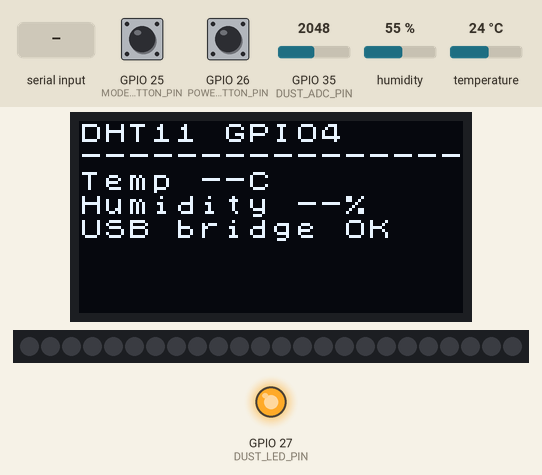
This sketch was run on a simulated ESP32. Shown: 128×64 one-colour display, 24 RGB LEDs in strip order, left to right, output pins drawn as LEDs (lit = HIGH). The test bench sets the inputs (shaded band); at power-on: GPIO 25 (MODE_BUTTON_PIN) HIGH, GPIO 26 (POWER_BUTTON_PIN) HIGH, GPIO 35 (DUST_ADC_PIN) = 2048, humidity 55 %, temperature 24 °C. Dim RGB values are drawn brighter than linear; what the sketch prints to the serial monitor is not drawn.

Above: at 1.8 s.
1.9 s: GPIO 25 (MODE_BUTTON_PIN) pulled LOW for 0.15 s
At 2.21 s:
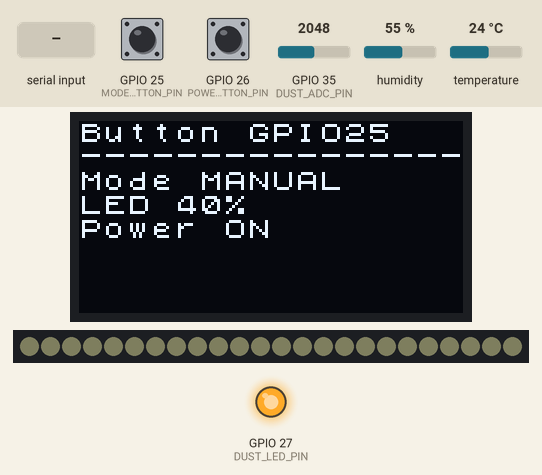
2.6 s: "CMD,POWER,\n" received over Serial
At 3.6 s:
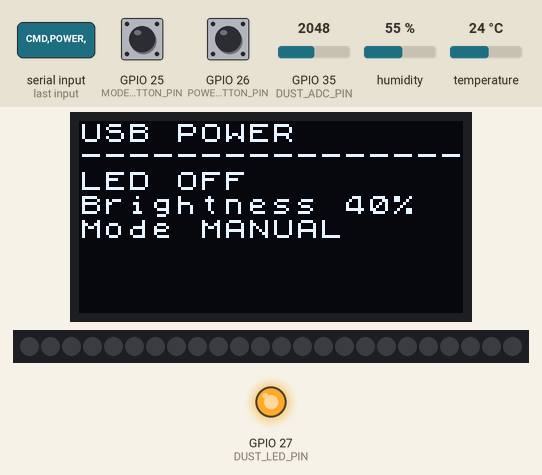
6.6 s: GPIO 26 (POWER_BUTTON_PIN) pulled LOW for 0.15 s
At 6.84 s:
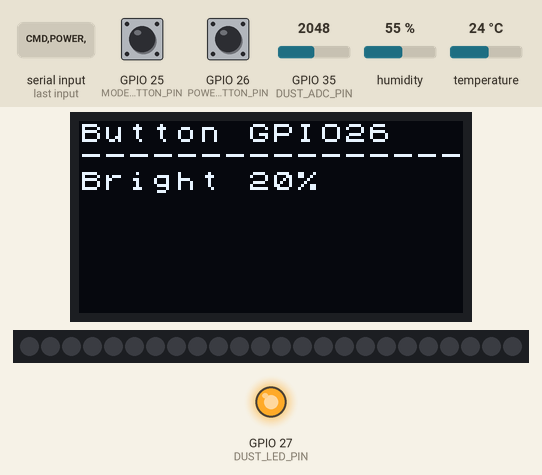
7.3 s: GPIO 25 (MODE_BUTTON_PIN) pulled LOW for 1 s
At 7.66 s:
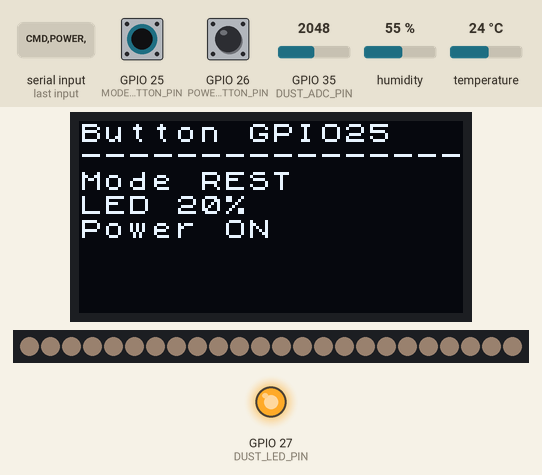
8.9 s: "DATA,\n" received over Serial
At 9.6 s:
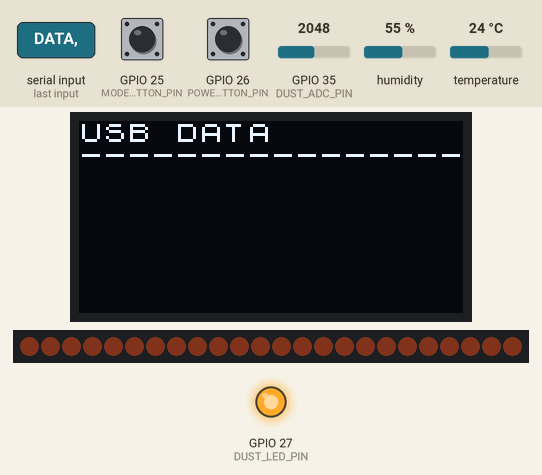
10.6 s: GPIO 25 (MODE_BUTTON_PIN) pulled LOW for 0.15 s
At 13.0 s:
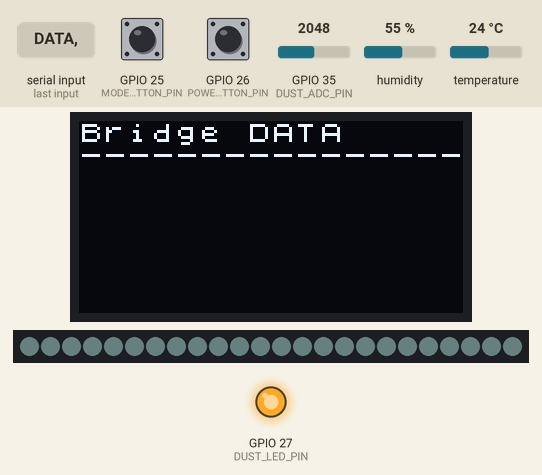

Measured:
- after the input at 1.9 s, the display: first differs from a run without the input after 0.13 s (image 1)
- after the input at 2.6 s, the display: changes after 0.06 s (image 2)
- after the input at 6.6 s, the display: changes after 0.09 s (image 3)
- after the input at 7.3 s, the display: first changes after 0.10 s (image 4 shows a later state)
- after the input at 8.9 s, the display: first changes after 0.06 s (image 5 shows a later state)
- after the input at 10.6 s, the display: first changes after 0.30 s (image 6 shows a later state)
- what the display in image 2 shows lasts 1.2 s, from 2.7 s to 3.9 s

The sketch:

smart_led_usb_serial.ino
```cpp
#include <Wire.h>
#include <U8x8lib.h>
#include <DHT.h>
#include <Adafruit_NeoPixel.h>

#define OLED_SDA_PIN 21
#define OLED_SCL_PIN 22
#define DHT_PIN 4
#define DHT_TYPE DHT11
#define WS2812_PIN 18
#define WS2812_COUNT 24
#define POWER_BUTTON_PIN 26
#define MODE_BUTTON_PIN 25
#define DUST_ADC_PIN 35
#define DUST_LED_PIN 27
#define SERIAL_BAUD 9600
#define OLED_COLS 16
#define DISPLAY_LINE_COUNT 4
#define SENSOR_INTERVAL_MS 2000
#define DUST_INTERVAL_MS 1000
#define OLED_INTERVAL_MS 1200
#define DEBUG_INTERVAL_MS 1000
#define BUTTON_DEBOUNCE_MS 45
#define LED_FADE_STEP_MS 18
#define LED_FADE_STEPS 45
#define BREATH_PERIOD_MS 3200
#define BREATH_MIN_PERCENT 18
#define MODE_COUNT 4
#define BRIGHTNESS_STEP_COUNT 6
#define DUST_CLEAN_AIR_VOLTAGE 0.6
#define DUST_UG_PER_M3_PER_VOLT 200.0

DHT dht(DHT_PIN, DHT_TYPE);
U8X8_SH1106_128X64_NONAME_HW_I2C oled(U8X8_PIN_NONE);
Adafruit_NeoPixel strip(WS2812_COUNT, WS2812_PIN, NEO_GRB + NEO_KHZ800);

String displayLines[DISPLAY_LINE_COUNT] = {
  "USB Serial ready",
  "ESP32 + OLED",
  "DHT11 on GPIO4",
  "LED on GPIO18"
};
const char *modes[MODE_COUNT] = {"AUTO", "MANUAL", "REST", "STUDY"};
const int brightnessSteps[BRIGHTNESS_STEP_COUNT] = {0, 20, 40, 60, 80, 100};

bool ledPower = true;
int ledBrightness = 40;
int modeIndex = 0;
int manualRed = 255;
int manualGreen = 245;
int manualBlue = 220;
int currentRed = 0;
int currentGreen = 0;
int currentBlue = 0;
int targetRed = 200;
int targetGreen = 255;
int targetBlue = 220;
int fadeStartRed = 0;
int fadeStartGreen = 0;
int fadeStartBlue = 0;
unsigned long fadeStartMs = 0;
bool fadeActive = false;
float temperature = NAN;
float humidity = NAN;
int dustRaw = 0;
float dustPinVoltage = 0;
float dustSensorVoltage = 0;
int dustUg = 0;
unsigned long lastSensorRead = 0;
unsigned long lastDustRead = 0;
unsigned long lastOledUpdate = 0;
unsigned long lastDebugPrint = 0;
int oledPage = 0;
bool lastPowerButtonReading = HIGH;
bool stablePowerButtonState = HIGH;
unsigned long lastPowerButtonChange = 0;
bool lastModeButtonReading = HIGH;
bool stableModeButtonState = HIGH;
unsigned long lastModeButtonChange = 0;

void setup() {
  Serial.begin(SERIAL_BAUD);
  Wire.begin(OLED_SDA_PIN, OLED_SCL_PIN);

  oled.begin();
  oled.setFont(u8x8_font_chroma48medium8_r);
  oled.setPowerSave(0);
  oled.clearDisplay();
  drawPage("ESP32 USB LED", "GPIO18 WS2812", "GPIO4 DHT11", "21 SDA 22 SCL", "");

  dht.begin();
  pinMode(POWER_BUTTON_PIN, INPUT_PULLUP);
  pinMode(MODE_BUTTON_PIN, INPUT_PULLUP);
  pinMode(DUST_LED_PIN, OUTPUT);
  digitalWrite(DUST_LED_PIN, HIGH);
  analogSetPinAttenuation(DUST_ADC_PIN, ADC_11db);
  strip.begin();
  strip.clear();
  strip.show();
  applyLedOutput();

  Serial.println("READY,ESP32_USB_SERIAL");
}

void loop() {
  readSerialData();
  readButtons();
  updateLedFade();
  updateBreathingEffect();
  readSensors();
  updateOled();
  printDebug();
}

void readButtons() {
  if (wasButtonPressed(POWER_BUTTON_PIN, lastPowerButtonReading, stablePowerButtonState, lastPowerButtonChange)) {
    cycleHardwareBrightness();
    startLedFade();
    drawPage("Button GPIO26", "Bright " + String(ledBrightness) + "%", ledPower ? "LED active" : "LED off", "Mode " + String(modes[modeIndex]), "");
    lastOledUpdate = millis();
    Serial.print("ACK,BUTTON_BRIGHT,");
    Serial.println(ledBrightness);
  }

  if (wasButtonPressed(MODE_BUTTON_PIN, lastModeButtonReading, stableModeButtonState, lastModeButtonChange)) {
    setModeByIndex((modeIndex + 1) % MODE_COUNT);
    drawPage("Button GPIO25", "Mode " + String(modes[modeIndex]), "LED " + String(ledBrightness) + "%", ledPower ? "Power ON" : "Power OFF", "");
    lastOledUpdate = millis();
    Serial.print("ACK,BUTTON_MODE,");
    Serial.println(modes[modeIndex]);
  }
}

void cycleHardwareBrightness() {
  int currentBrightness = ledPower ? ledBrightness : 0;
  for (int index = 0; index < BRIGHTNESS_STEP_COUNT; index++) {
    if (currentBrightness < brightnessSteps[index]) {
      ledBrightness = brightnessSteps[index];
      ledPower = ledBrightness > 0;
      return;
    }
  }

  ledBrightness = 0;
  ledPower = false;
}

bool wasButtonPressed(uint8_t pin, bool &lastReading, bool &stableState, unsigned long &lastChange) {
  bool reading = digitalRead(pin);

  if (reading != lastReading) {
    lastChange = millis();
    lastReading = reading;
  }

  if ((millis() - lastChange) > BUTTON_DEBOUNCE_MS && reading != stableState) {
    stableState = reading;
    return stableState == LOW;
  }

  return false;
}

void setModeByIndex(int nextModeIndex) {
  modeIndex = (nextModeIndex + MODE_COUNT) % MODE_COUNT;
  startLedFade();
}

void readSerialData() {
  if (Serial.available() <= 0) {
    return;
  }

  String line = Serial.readStringUntil('\n');
  line.trim();

  if (line.startsWith("CMD,POWER,")) {
    handlePowerCommand(line.substring(10));
    return;
  }

  if (line.startsWith("CMD,BRIGHT,")) {
    handleBrightnessCommand(line.substring(11));
    return;
  }

  if (line.startsWith("CMD,MODE,")) {
    handleModeCommand(line.substring(9));
    return;
  }

  if (line.startsWith("CMD,COLOR,")) {
    handleColorCommand(line.substring(10));
    return;
  }

  if (line.startsWith("DATA,")) {
    handleDisplayData(line.substring(5));
    return;
  }

  if (line.startsWith("WEA,")) {
    handleWeatherData(line);
  }
}

void handlePowerCommand(String command) {
  command.trim();
  command.toUpperCase();
  ledPower = command == "ON" || command == "1" || command == "TRUE";
  startLedFade();
  drawPage("USB POWER", ledPower ? "LED ON" : "LED OFF", "Brightness " + String(ledBrightness) + "%", "Mode " + String(modes[modeIndex]), "");
  lastOledUpdate = millis();
  Serial.println(ledPower ? "ACK,POWER,ON" : "ACK,POWER,OFF");
}

void handleBrightnessCommand(String value) {
  ledBrightness = constrain(value.toInt(), 0, 100);
  ledPower = ledBrightness > 0;
  startLedFade();
  drawPage("USB BRIGHT", "LED " + String(ledBrightness) + "%", ledPower ? "Power ON" : "Power OFF", "Mode " + String(modes[modeIndex]), "");
  lastOledUpdate = millis();
  Serial.print("ACK,BRIGHT,");
  Serial.println(ledBrightness);
}

void handleModeCommand(String mode) {
  mode.trim();
  mode.toUpperCase();

  for (int index = 0; index < MODE_COUNT; index++) {
    if (mode == modes[index]) {
      setModeByIndex(index);
      drawPage("USB MODE", "Mode " + String(modes[modeIndex]), "LED " + String(ledBrightness) + "%", ledPower ? "Power ON" : "Power OFF", "");
      lastOledUpdate = millis();
      Serial.print("ACK,MODE,");
      Serial.println(modes[modeIndex]);
      return;
    }
  }

  Serial.println("ERR,MODE");
}

void handleColorCommand(String payload) {
  int firstComma = payload.indexOf(',');
  int secondComma = payload.indexOf(',', firstComma + 1);

  if (firstComma == -1 || secondComma == -1) {
    Serial.println("ERR,COLOR");
    return;
  }

  manualRed = constrain(payload.substring(0, firstComma).toInt(), 0, 255);
  manualGreen = constrain(payload.substring(firstComma + 1, secondComma).toInt(), 0, 255);
  manualBlue = constrain(payload.substring(secondComma + 1).toInt(), 0, 255);
  ledPower = ledBrightness > 0;
  setModeByIndex(1);
  drawPage("Manual Color", "R" + String(manualRed) + " G" + String(manualGreen), "B" + String(manualBlue), "Mode MANUAL", "");
  lastOledUpdate = millis();
  Serial.print("ACK,COLOR,");
  Serial.print(manualRed);
  Serial.print(",");
  Serial.print(manualGreen);
  Serial.print(",");
  Serial.println(manualBlue);
}

void handleDisplayData(String payload) {
  int start = 0;
  for (int row = 0; row < DISPLAY_LINE_COUNT; row++) {
    if (start > payload.length()) {
      displayLines[row] = "";
      continue;
    }

    int separator = payload.indexOf('|', start);
    if (separator == -1) {
      displayLines[row] = payload.substring(start);
      start = payload.length() + 1;
    } else {
      displayLines[row] = payload.substring(start, separator);
      start = separator + 1;
    }
    displayLines[row].trim();
  }

  drawPage("USB DATA", displayLines[0], displayLines[1], displayLines[2], displayLines[3]);
  lastOledUpdate = millis();
  Serial.println("ACK,DATA");
}

void handleWeatherData(String line) {
  int firstComma = line.indexOf(',');
  int secondComma = line.indexOf(',', firstComma + 1);
  int thirdComma = line.indexOf(',', secondComma + 1);

  if (firstComma == -1 || secondComma == -1 || thirdComma == -1) {
    Serial.println("ERR,WEA");
    return;
  }

  displayLines[0] = "Weather " + line.substring(firstComma + 1, secondComma);
  displayLines[1] = "Rain " + line.substring(secondComma + 1, thirdComma);
  displayLines[2] = "Wind " + line.substring(thirdComma + 1);
  drawPage("USB WEATHER", displayLines[0], displayLines[1], displayLines[2], displayLines[3]);
  lastOledUpdate = millis();
  Serial.println("ACK,WEA");
}

void readSensors() {
  if (millis() - lastSensorRead < SENSOR_INTERVAL_MS) {
    if (millis() - lastDustRead >= DUST_INTERVAL_MS) {
      lastDustRead = millis();
      readDustSensor();
    }
    return;
  }

  lastSensorRead = millis();
  float newHumidity = dht.readHumidity();
  float newTemperature = dht.readTemperature();

  if (!isnan(newHumidity) && !isnan(newTemperature)) {
    humidity = newHumidity;
    temperature = newTemperature;
  }

  if (millis() - lastDustRead >= DUST_INTERVAL_MS) {
    lastDustRead = millis();
    readDustSensor();
  }
}

void readDustSensor() {
  digitalWrite(DUST_LED_PIN, LOW);
  delayMicroseconds(280);
  dustRaw = analogRead(DUST_ADC_PIN);
  uint32_t pinMilliVolts = analogReadMilliVolts(DUST_ADC_PIN);
  delayMicroseconds(40);
  digitalWrite(DUST_LED_PIN, HIGH);
  delayMicroseconds(9680);

  dustPinVoltage = pinMilliVolts / 1000.0;
  dustSensorVoltage = dustPinVoltage;
  float density = (dustSensorVoltage - DUST_CLEAN_AIR_VOLTAGE) * DUST_UG_PER_M3_PER_VOLT;
  if (density < 0) {
    density = 0;
  }
  if (density > 500) {
    density = 500;
  }
  dustUg = (int)density;
}

void updateOled() {
  if (millis() - lastOledUpdate < OLED_INTERVAL_MS) {
    return;
  }

  lastOledUpdate = millis();
  oledPage = (oledPage + 1) % 4;

  if (oledPage == 0) {
    drawPage("ESP32 USB", "LED " + String(ledPower ? "ON " : "OFF ") + String(ledBrightness) + "%", "Mode " + String(modes[modeIndex]), "Serial 9600", "");
  } else if (oledPage == 1) {
    drawPage("DHT11 GPIO4", "Temp " + sensorValueText(temperature) + "C", "Humidity " + sensorValueText(humidity) + "%", "USB bridge OK", "");
  } else if (oledPage == 2) {
    drawPage("Dust GPIO35", "Raw " + String(dustRaw), "Vo " + String(dustSensorVoltage, 2) + "V", "Dust " + String(dustUg) + "ug", "");
  } else {
    drawPage("Bridge DATA", displayLines[0], displayLines[1], displayLines[2], displayLines[3]);
  }
}

void printDebug() {
  if (millis() - lastDebugPrint < DEBUG_INTERVAL_MS) {
    return;
  }

  lastDebugPrint = millis();
  Serial.print("DEBUG,TEMP=");
  printDebugFloat(temperature);
  Serial.print(",HUM=");
  printDebugFloat(humidity);
  Serial.print(",LED_POWER=");
  Serial.print(ledPower ? 1 : 0);
  Serial.print(",BRIGHT=");
  Serial.print(ledBrightness);
  Serial.print(",MODE=");
  Serial.print(modes[modeIndex]);
  Serial.print(",RGB=");
  Serial.print(manualRed);
  Serial.print("-");
  Serial.print(manualGreen);
  Serial.print("-");
  Serial.print(manualBlue);
  Serial.print(",DUST_RAW=");
  Serial.print(dustRaw);
  Serial.print(",DUST_V=");
  Serial.print(dustSensorVoltage, 2);
  Serial.print(",DUST_UG=");
  Serial.println(dustUg);
}

void printDebugFloat(float value) {
  if (isnan(value)) {
    Serial.print("null");
  } else {
    Serial.print(value, 1);
  }
}

void applyLedOutput() {
  applyLedOutputWithBrightness(ledBrightness);
}

void applyLedOutputWithBrightness(int brightnessPercent) {
  strip.setBrightness(ledPower ? map(brightnessPercent, 0, 100, 0, 180) : 0);
  uint32_t color = strip.Color(currentRed, currentGreen, currentBlue);

  for (int index = 0; index < WS2812_COUNT; index++) {
    strip.setPixelColor(index, color);
  }

  strip.show();
}

void startLedFade() {
  fadeStartRed = currentRed;
  fadeStartGreen = currentGreen;
  fadeStartBlue = currentBlue;
  setTargetColor();
  fadeStartMs = millis();
  fadeActive = true;
  updateLedFade();
}

void updateLedFade() {
  if (!fadeActive) {
    return;
  }

  unsigned long elapsed = millis() - fadeStartMs;
  int step = min((int)(elapsed / LED_FADE_STEP_MS), LED_FADE_STEPS);

  currentRed = fadeStartRed + ((targetRed - fadeStartRed) * step) / LED_FADE_STEPS;
  currentGreen = fadeStartGreen + ((targetGreen - fadeStartGreen) * step) / LED_FADE_STEPS;
  currentBlue = fadeStartBlue + ((targetBlue - fadeStartBlue) * step) / LED_FADE_STEPS;
  applyModeLedOutput();

  if (step >= LED_FADE_STEPS) {
    fadeActive = false;
  }
}

void updateBreathingEffect() {
  if (fadeActive || !isBreathingMode()) {
    return;
  }

  applyModeLedOutput();
}

void applyModeLedOutput() {
  if (isBreathingMode()) {
    applyLedOutputWithBrightness(breathingBrightness());
    return;
  }

  applyLedOutputWithBrightness(ledBrightness);
}

bool isBreathingMode() {
  return ledPower && ledBrightness > 0 && (modeIndex == 2 || modeIndex == 3);
}

int breathingBrightness() {
  float phase = (millis() % BREATH_PERIOD_MS) / (float)BREATH_PERIOD_MS;
  float wave = (1.0 - cos(phase * TWO_PI)) * 0.5;
  int minimum = max(1, (ledBrightness * BREATH_MIN_PERCENT) / 100);
  return minimum + (int)((ledBrightness - minimum) * wave);
}

void setTargetColor() {
  if (!ledPower || ledBrightness <= 0) {
    targetRed = 0;
    targetGreen = 0;
    targetBlue = 0;
    return;
  }

  if (modeIndex == 1) {
    targetRed = manualRed;
    targetGreen = manualGreen;
    targetBlue = manualBlue;
    return;
  }
  if (modeIndex == 2) {
    targetRed = 255;
    targetGreen = 120;
    targetBlue = 70;
    return;
  }
  if (modeIndex == 3) {
    targetRed = 180;
    targetGreen = 220;
    targetBlue = 255;
    return;
  }
  targetRed = 200;
  targetGreen = 255;
  targetBlue = 220;
}

String sensorValueText(float value) {
  if (isnan(value)) {
    return "--";
  }
  return String(value, 1);
}

String fitToOled(String text) {
  text.replace("\r", " ");
  text.replace("\n", " ");
  if (text.length() > OLED_COLS) {
    return text.substring(0, OLED_COLS);
  }
  while (text.length() < OLED_COLS) {
    text += " ";
  }
  return text;
}

void drawText(uint8_t col, uint8_t row, String text) {
  oled.drawString(col, row, fitToOled(text).c_str());
}

void drawPage(String title, String line1, String line2, String line3, String line4) {
  oled.setPowerSave(0);
  oled.clearDisplay();
  drawText(0, 0, title);
  drawText(0, 1, "----------------");
  drawText(0, 2, line1);
  drawText(0, 3, line2);
  drawText(0, 4, line3);
  drawText(0, 5, line4);
}
```
